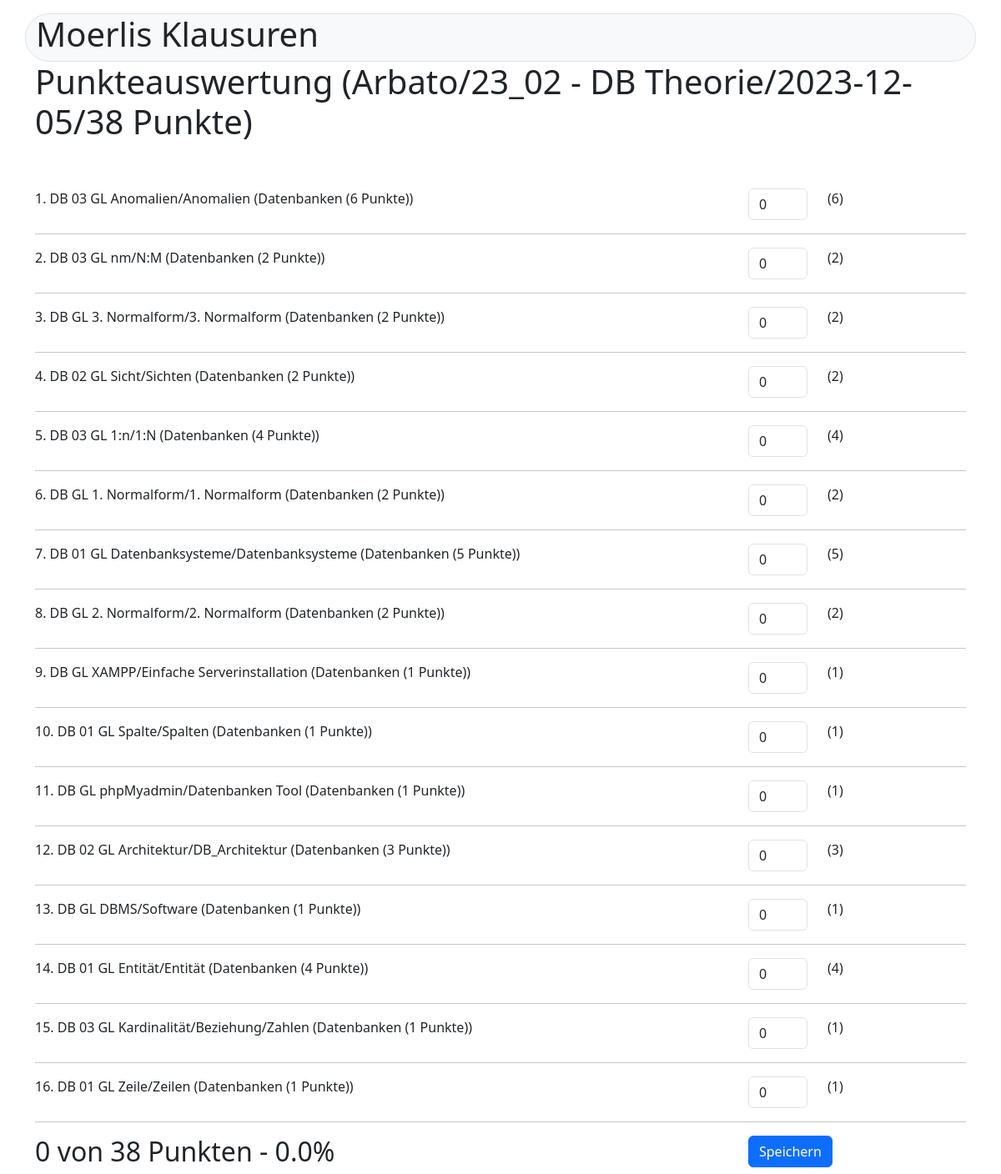
The app's page /klausur/evaluation2/6/3 (signed in) with its own data.
### klausur/models.py (models this page shows, shortened)
class Teilnehmer(models.Model):
    name = models.CharField(("Name"), max_length=250)
    info = models.TextField("Infos", blank=True, null=True)
    class Meta:
        verbose_name = "Teilnehmer"
        verbose_name_plural = "Teilnehmers"
        ordering = ["name"]
    def __str__(self):
        return self.name

class Klausur(models.Model):
    titel = models.CharField(("Titel"), max_length=50)
    thema = models.CharField(("Thema"), max_length=50)
    termin = models.DateTimeField(("termin"), auto_now=False, auto_now_add=False)
    gruppe = models.ForeignKey(Gruppe, verbose_name=("Gruppe"), on_delete=models.CASCADE, null=True)
    fragen = models.ManyToManyField(Frage, verbose_name=("Fragen"))
    @property
    def get_gesamtpunkte(self):
        fragen = self.fragen.all()
        gesamtpunkte = sum(frage.punkte for frage in fragen)
        return gesamtpunkte
    class Meta:
        verbose_name = ("Klausur")
        verbose_name_plural = ("Klausuren")
        ordering = [ 'gruppe', '-termin']
    def __str__(self):
        return f"{self.gruppe} - {self.titel}/{self.termin.date()}/{self.get_gesamtpunkte} Punkte"

class Gruppe(models.Model):
    name = models.CharField("Bezeichnung", max_length=50)
    teilnehmer = models.ManyToManyField(Teilnehmer, verbose_name="Teilnehmer")
    class Meta:
        verbose_name = ("Gruppe")
        verbose_name_plural = ("Gruppen")
        ordering = ['name']
    def __str__(self):
        return self.name

class Frage(models.Model):
    titel = models.CharField(("Titel"), max_length=250)
    inhalt = models.CharField("Inhalt", max_length=50, default="?")
    frage = models.TextField(("Frage"))
    musterantwort = models.TextField(("Musterantwort"), default ="")
    bild = models.ImageField(("Bild"), blank=True, null=True)
    bildmuster = models.ImageField(("Bild Muster"), blank=True, null=True)
    bildbreite = models.IntegerField(("Bildbreite in %"), default=80)
    thema = models.ForeignKey(Thema, verbose_name=("Thema"), on_delete=models.RESTRICT)
    punkte = models.IntegerField(("Erreichbare Punkte"), default=1)
    schwierigkeit = models.IntegerField(("Schwierigkeit") , default=2)
    class Meta:
        verbose_name = ("Frage")
        verbose_name_plural = ("Fragen")
        ordering = ['thema', 'titel', ]
    def __str__(self):
        return f"{self.titel}/{self.inhalt} ({self.thema} ({self.punkte} Punkte))"

class Klausurthema(models.Model):
    klausur = models.ForeignKey(Klausur, verbose_name=("Klausur"), on_delete=models.CASCADE)
    frage = models.ForeignKey(Frage, verbose_name=("Frage"), on_delete=models.RESTRICT)
    position = models.IntegerField(("Position"), default=1)
    seitenwechsel = models.BooleanField(("Seitenwechsel im Anschluss"), default=False)
    class Meta:
        verbose_name = ("Klausur-Thema")
        verbose_name_plural = ("Klausur-Themen")
        ordering = ['klausur', 'position']

class Thema(models.Model):
    titel = models.CharField(("Titel"), max_length=250, primary_key=True)
    kommentar = models.TextField(("Kommentar"), blank=True, null=True)
    class Meta:
        verbose_name = ("Thema")
        verbose_name_plural = ("Themas")
        ordering = ['titel']
    def __str__(self):
        return self.titel

### klausur/views.py (the view, shortened to what this page needs)
# urls.py: path('evaluation2/<int:klausur>/<int:tn>', views.evaluation2, name= 'evaluation2'),
@permission_required('klausur.view_teilnehmer')
def evaluation2(request, klausur, tn):
    ds_klausur = Klausur.objects.get(id=klausur)
    ds_tn = Teilnehmer.objects.get(id=tn)
    ds_fragen = ds_klausur.fragen.all()
    pos_fragen = Klausurthema.objects.filter(klausur = klausur)
    list_fragen = []
    sum = 0
    for frage in pos_fragen:
        if request.method == "POST":
            numb_str = request.POST["punkte_"+str(frage.frage.id)]
            if len(numb_str) > 0:
                number = int(numb_str)
            else:
                number = 0
        else:
            ds_answer=Answer.objects.filter(teilnehmer=ds_tn, klausur=ds_klausur, frage=frage.frage)
            if len(ds_answer) == 0:                                     # Kein DS vorhanden
                number=0
            else:
                number=ds_answer[0].punkte
        sum += number
        list_fragen.append((frage, number))
        prozent = round(sum / ds_klausur.get_gesamtpunkte * 100, 1)
    content = {
        "klausur": ds_klausur,
        "teilnehmer": ds_tn,
        "fragen": list_fragen,
        "sum": sum,
        "max": ds_klausur.get_gesamtpunkte,
        "prozent": prozent
    }
    return render(request, "evaluation2.html", content)

### klausur/templates/evaluation2.html (shortened to what this page needs)
{% extends "start.html" %}
{% block content %}
    <h1>Punkteauswertung ({{teilnehmer}}/{{klausur}})</h1>
    <br />
    <br />
    <form method="POST">
        {% for frage in  fragen %}
        <div class="mb-3 row">
            <div class="col-9">{{forloop.counter}}. {{frage.0.frage}} </div>
            <div class="col-1"><input type="number" class="form-control" name="punkte_{{frage.0.frage.id}}" onchange="this.form.submit()" value="{{frage.1}}"></div>
            <div class="col-auto">({{frage.0.frage.punkte}})</div>
        </div>
        <hr />
        {% endfor %}
        <div class = "row">
            <div class="col-9"><h2>{{sum}} von {{max}} Punkten - {{prozent}}% </h2></div>
            <div class="col-auto"><button type="submit" class="btn btn-primary" name="button" value="save">Speichern</button></div>
        </div>
    </form>
{% endblock content %}

### records on screen
Teilnehmer: name "Arbato"
Klausur: gruppe+titel+termin "23_02 - DB Theorie/2023-12-05/38 Punkte"
Klausurthema: frage.punkte "DB 03 GL Anomalien/Anomalien (Datenbanken (6 Punkte))", frage "0", frage.punkte "6"
Klausurthema: frage.punkte "DB 03 GL nm/N:M (Datenbanken (2 Punkte))", frage "0", frage.punkte "2"
Klausurthema: frage.punkte "DB GL 3. Normalform/3. Normalform (Datenbanken (2 Punkte))", frage "0", frage.punkte "2"
Klausurthema: frage.punkte "DB 02 GL Sicht/Sichten (Datenbanken (2 Punkte))", frage "0", frage.punkte "2"
Klausurthema: frage.punkte "DB 03 GL 1:n/1:N (Datenbanken (4 Punkte))", frage "0", frage.punkte "4"
Klausurthema: frage.punkte "DB GL 1. Normalform/1. Normalform (Datenbanken (2 Punkte))", frage "0", frage.punkte "2"
Klausurthema: frage.punkte "DB 01 GL Datenbanksysteme/Datenbanksysteme (Datenbanken (5 Punkte))", frage "0", frage.punkte "5"
Klausurthema: frage.punkte "DB GL 2. Normalform/2. Normalform (Datenbanken (2 Punkte))", frage "0", frage.punkte "2"
Klausurthema: frage.punkte "DB GL XAMPP/Einfache Serverinstallation (Datenbanken (1 Punkte))", frage "0", frage.punkte "1"
Klausurthema: frage.punkte "DB 01 GL Spalte/Spalten (Datenbanken (1 Punkte))", frage "0", frage.punkte "1"
Klausurthema: frage.punkte "DB GL phpMyadmin/Datenbanken Tool (Datenbanken (1 Punkte))", frage "0", frage.punkte "1"
Klausurthema: frage.punkte "DB 02 GL Architektur/DB_Architektur (Datenbanken (3 Punkte))", frage "0", frage.punkte "3"
Klausurthema: frage.punkte "DB GL DBMS/Software (Datenbanken (1 Punkte))", frage "0", frage.punkte "1"
Klausurthema: frage.punkte "DB 01 GL Entität/Entität (Datenbanken (4 Punkte))", frage "0", frage.punkte "4"
Klausurthema: frage.punkte "DB 03 GL Kardinalität/Beziehung/Zahlen (Datenbanken (1 Punkte))", frage "0", frage.punkte "1"
Klausurthema: frage.punkte "DB 01 GL Zeile/Zeilen (Datenbanken (1 Punkte))", frage "0", frage.punkte "1"

### other values on screen
{{ sum }} "0"
{{ max }} "38"
{{ prozent }} "0.0"
